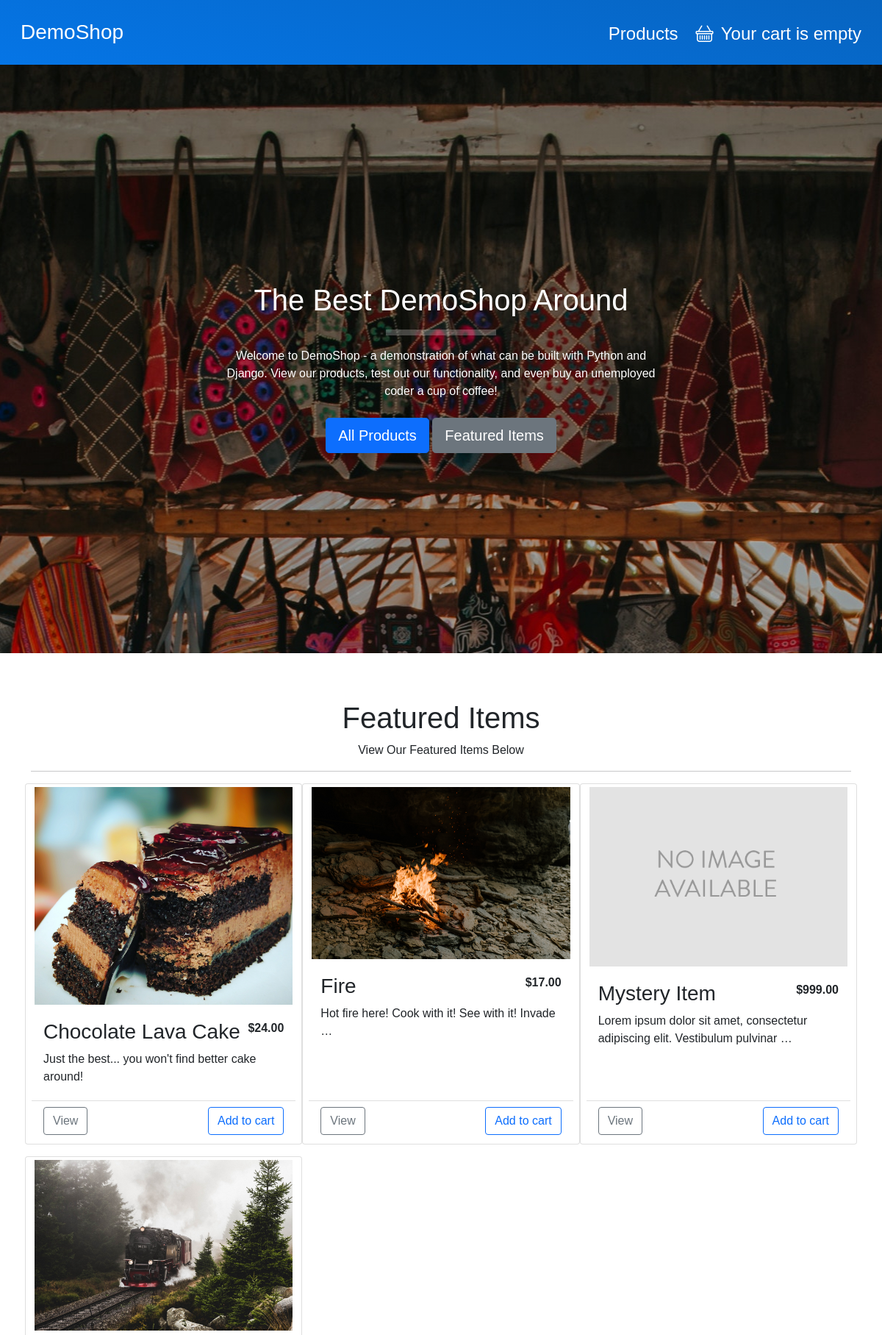
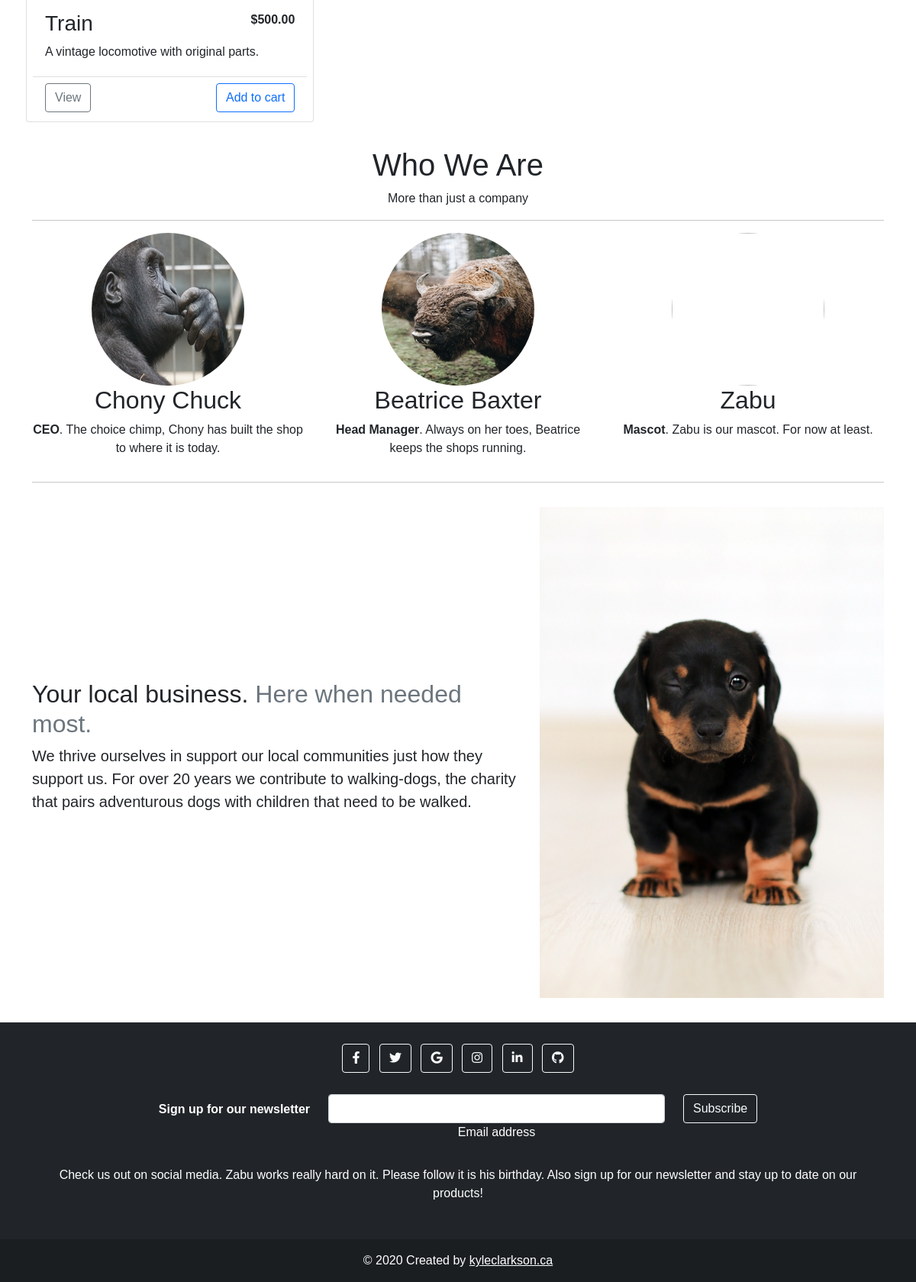
The page / on the database its author committed (2 pictures, top to bottom).
### shop/models.py (models this page shows, shortened)
class Product(models.Model):
    category = models.ForeignKey(Category,
                                 related_name='products',
                                 on_delete=models.CASCADE)
    name = models.CharField(max_length=200, db_index=True)
    slug = models.SlugField(max_length=200, db_index=True)
    image = models.ImageField(upload_to='products/%Y/%m/%d',
                              default='products/no_image.png')
    description = models.TextField(blank=True)
    price = models.DecimalField(max_digits=10, decimal_places=2)
    available = models.BooleanField(default=True)
    featured = models.BooleanField(default=False)
    created = models.DateTimeField(auto_now_add=True)
    updated = models.DateTimeField(auto_now=True)
    class Meta:
        ordering = ('name',)
        index_together = (('id', 'slug'),)
    def get_absolute_url(self):
        return reverse('shop:product_detail', args=[self.id, self.slug])

### shop/views.py (the view)
# urls.py: 2. Add a URL to urlpatterns:  path('', views.home, name='home')
def home(request):
    featured = Product.objects.all().\
        filter(featured=True).\
        filter(available=True)
    context = {
        'featured': featured
    }
    return render(request, 'shop/home.html', context)

### cart/cart.py (called while the page is built)
    def __len__(self):
        return sum(item['quantity'] for item in self.cart.values())

### cart/context_processors.py (called while the page is built)
def cart(request):
    return {
        'cart': Cart(request),
    }

### shop/templates/shop/home.html (shortened to what this page needs)
{% extends 'base.html' %}
{% load static %}
{% load thumbnail %}
{% block content %}
    <div id="home-hero" class="d-flex flex-column min-vh-100 justify-content-center align-items-center pt-5">
        <div class="col-lg-6 col-md-6 col-xs-8 my-lg-5 mx-auto text-center">
            <h1 class="text-white">The Best DemoShop Around</h1>
            <hr style="width: 25%; height: 8px; color: #eeebeb; margin: auto;" class="my-3">
            <p class="text-white">
                Welcome to DemoShop - a demonstration of what can be built with Python and Django.
                View our products, test out our functionality, and even buy an unemployed coder a cup
                of coffee!
            </p>
            <p>
                <a href="{% url 'shop:product_list' %}" class="btn btn-lg btn-primary my-2">All Products</a>
                <a href="#featured" class="btn btn-lg btn-secondary my-2">Featured Items</a>
            </p>
        </div>
    </div>
    <div class="container min-vh-100 pt-5" id="featured">
        <div class="mx-auto text-center my-3">
            <h1 class="fw-light">Featured Items</h1>
            <p>View Our Featured Items Below</p>
            <hr>
        </div>
        <div class="row row-cols-1 row-cols-sm-2 row-cols-md-3 g-3">
            {% for product in featured %}
                {% include 'shop/product/product_card.html' %}
            {% endfor %}
        </div>
    </div>
    <div class="container min-vh-100 py-3">
        <div class="mx-auto text-center my-3">
            <h1 class="fw-light">Who We Are</h1>
            <p>More than just a company</p>
            <hr>
        </div>
        <div class="row text-center">
            <div class="col-lg-4">
                <img src="{% static 'personal/chimp.jpg' %}" class="rounded-circle personal-img">
                <h2>Chony Chuck </h2>
                <p>
                    <strong>CEO</strong>. The choice chimp, Chony has built the shop to where it is today.
                </p>
            </div>
            <div class="col-lg-4">
                <img src="{% static 'personal/bison.jpg' %}" class="rounded-circle personal-img">
                <h2>Beatrice Baxter </h2>
                <p>
                    <strong>Head Manager</strong>. Always on her toes, Beatrice keeps the shops running.
                </p>
            </div>
            <div class="col-lg-4">
                <img src="{% static 'personal/zebra.jpg' %}" class="rounded-circle personal-img">
                <h2>Zabu</h2>
                <p>
                    <strong>Mascot</strong>. Zabu is our mascot. For now at least.
                </p>
            </div>
        </div>
        <hr>
        <div class="row justify-content-center align-items-center py-3">
            <div class="col-md-7">
                <h2 class="featurette-heading">Your local business.
                    <span class="text-muted">Here when needed most.</span></h2>
                <p class="lead">
                    We thrive ourselves in support our local communities just how
                    they support us. For over 20 years we contribute to walking-dogs, the charity
                    that pairs adventurous dogs with children that need to be walked.
                </p>
            </div>
            <div class="col-md-5">
                <img src="{% static 'personal/dog.jpg' %}" class="img-fluid" alt="">
            </div>
        </div>
    </div>
{% endblock %}

### shop/templates/shop/product/product_card.html (shortened to what this page needs)
{% load thumbnail %}
<div class="card shadow-md">
    <div class="text-center">
        <a href="{{ product.get_absolute_url }}">
            {% thumbnail product.image "360x240" crop='center' as im %}
                <img class="img-fluid p-1 rounded" src="{{ im.url }}" width="{{ im.width }}" height="{{ im.height }}">
            {% endthumbnail %}
        </a>
    </div>
    <div class="card-body">
        <div class="d-flex justify-content-between">
            <h3>{{ product.name }}</h3>
            <p><strong>${{ product.price }}</strong></p>
        </div>
        <div class="d-flex">
            <p class="card-text">
                {{ product.description|truncatewords:10 }}
            </p>
        </div>
    </div>
    <div class="card-footer my-1 bg-transparent">
        <div class="d-flex justify-content-between">
            <a href="{{ product.get_absolute_url }}"
               class="btn btn-md btn-outline-secondary">View</a>
            {% if product.available %}
                <form action="{% url "cart:cart_add" product.id %}" method="POST">
                    <input class="btn btn-md btn-outline-primary" type="submit"
                           value="Add to cart">
                </form>
            {% else %}
                <p class="text-danger"><strong>SOLD OUT</strong></p>
            {% endif %}
        </div>
    </div>
</div>

### static_project/css/styles.css (style rules this page uses)
* { font-family: 'Chivo', sans-serif; }
#home-hero { background: linear-gradient( rgba(0, 0, 0, 0.1), rgba(0, 0, 0, 0.1) ), url("../personal/store_bg1.jpg") 50% 0 no-repeat fixed; height: 650px; padding: 100px 0 0 0; }
.personal-img { width: 200px; height: 200px; }

### rows shown on the page
Product: shows a picture, name "Chocolate Lava Cake", price "24.00", description "Just the best... you won't find better cake around!"
Product: shows a picture, name "Fire", price "17.00", description "Hot fire here! Cook with it! See with it! Invade …"
Product: shows a picture, name "Mystery Item", price "999.00", description "Lorem ipsum dolor sit amet, consectetur adipiscing elit. Vestibulum pulvinar …"
Product: shows a picture, name "Train", price "500.00", description "A vintage locomotive with original parts."
